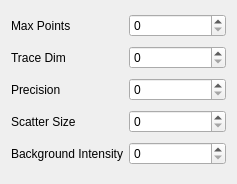
<?xml version="1.0" encoding="UTF-8"?>
<ui version="4.0">
    <class>Form</class>
    <widget class="QWidget" name="Form">
        <property name="geometry">
            <rect>
                <x>0</x>
                <y>0</y>
                <width>237</width>
                <height>184</height>
            </rect>
        </property>
        <property name="windowTitle">
            <string>Form</string>
        </property>
        <layout class="QGridLayout" name="gridLayout">
            <item row="0" column="0">
                <widget class="QLabel" name="max_point_label">
                    <property name="text">
                        <string>Max Points</string>
                    </property>
                </widget>
            </item>
            <item row="0" column="1">
                <widget class="QSpinBox" name="max_points">
                    <property name="maximum">
                        <number>10000</number>
                    </property>
                </widget>
            </item>
            <item row="1" column="0">
                <widget class="QLabel" name="trace_label">
                    <property name="text">
                        <string>Trace Dim</string>
                    </property>
                </widget>
            </item>
            <item row="1" column="1">
                <widget class="QSpinBox" name="trace_dim">
                    <property name="maximum">
                        <number>1000</number>
                    </property>
                </widget>
            </item>
            <item row="2" column="0">
                <widget class="QLabel" name="precision_label">
                    <property name="text">
                        <string>Precision</string>
                    </property>
                </widget>
            </item>
            <item row="2" column="1">
                <widget class="QSpinBox" name="precision">
                    <property name="maximum">
                        <number>15</number>
                    </property>
                </widget>
            </item>
            <item row="3" column="0">
                <widget class="QLabel" name="scatter_size_label">
                    <property name="text">
                        <string>Scatter Size</string>
                    </property>
                </widget>
            </item>
            <item row="3" column="1">
                <widget class="QSpinBox" name="scatter_size">
                    <property name="maximum">
                        <number>20</number>
                    </property>
                </widget>
            </item>
            <item row="4" column="0">
                <widget class="QLabel" name="background_label">
                    <property name="text">
                        <string>Background Intensity</string>
                    </property>
                </widget>
            </item>
            <item row="4" column="1">
                <widget class="QSpinBox" name="background_value">
                    <property name="maximum">
                        <number>100</number>
                    </property>
                </widget>
            </item>
        </layout>
    </widget>
    <resources/>
    <connections/>
</ui>
